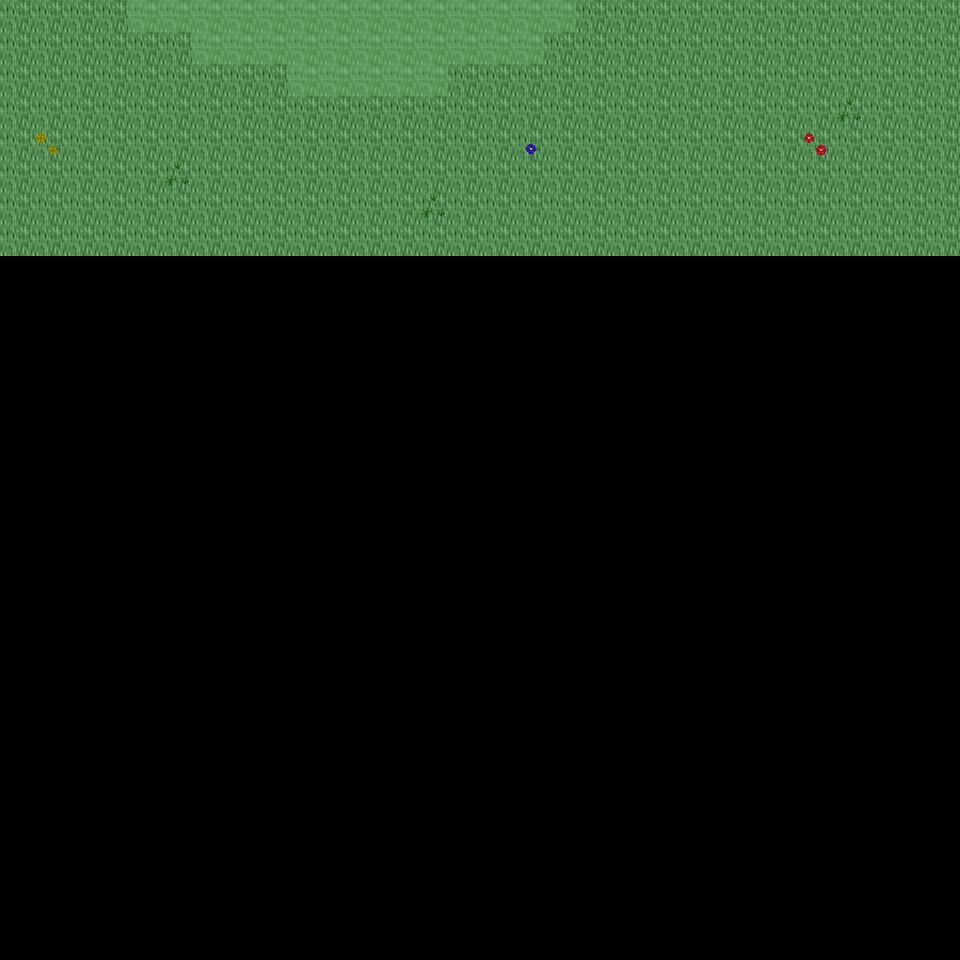

This game map was drawn from its Tiled (.tmx) file and the tilesets committed beside it. A one-line description and the trimmed map source follow:
An orthogonal 30x30 tile map with 32x32 px tiles, 6 tile layers (Ground, Object, Object2, Above, ...), 37 tilesets and 4 objects (4x mapExit).

<map version="1.0" orientation="orthogonal" renderorder="right-down" width="30" height="30" tilewidth="32" tileheight="32" nextobjectid="5">
  <tileset firstgid="1" name="tileset_ground_ground" tilewidth="32" tileheight="32" tilecount="33" columns="3">
    <image source="../drawable/tileset_ground_ground.png" width="96" height="352" />
  </tileset>
  <tileset firstgid="34" name="tileset_ground_ridge_earth_dark" tilewidth="32" tileheight="32" tilecount="96" columns="12">
    <image source="../drawable/tileset_ground_ridge_earth_dark.png" width="384" height="256" />
  </tileset>
  <tileset firstgid="130" name="tileset_ground_ridge_earth_pale" tilewidth="32" tileheight="32" tilecount="96" columns="12">
    <image source="../drawable/tileset_ground_ridge_earth_pale.png" width="384" height="256" />
  </tileset>
  <tileset firstgid="226" name="tileset_ground_earth_edges" tilewidth="32" tileheight="32" tilecount="18" columns="6">
    <image source="../drawable/tileset_ground_earth_edges.png" width="192" height="96" />
  </tileset>
  <tileset firstgid="244" name="tileset_ground_rock_pebbles" tilewidth="32" tileheight="32" tilecount="3" columns="1">
    <image source="../drawable/tileset_ground_rock_pebbles.png" width="32" height="96" />
  </tileset>
  <tileset firstgid="247" name="tileset_plant_grasses" tilewidth="32" tileheight="32" tilecount="6" columns="3">
    <image source="../drawable/tileset_plant_grasses.png" width="96" height="64" />
  </tileset>
  <tileset firstgid="253" name="tileset_plant_flower_daisy_yellow" tilewidth="32" tileheight="32" tilecount="8" columns="2">
    <image source="../drawable/tileset_plant_flower_daisy_yellow.png" width="64" height="128" />
  </tileset>
  <tileset firstgid="261" name="tileset_plant_bush_bushes" tilewidth="32" tileheight="32" tilecount="10" columns="5">
    <image source="../drawable/tileset_plant_bush_bushes.png" width="160" height="64" />
  </tileset>
  <tileset firstgid="271" name="tileset_plant_flower_daisy_red" tilewidth="32" tileheight="32" tilecount="8" columns="2">
    <image source="../drawable/tileset_plant_flower_daisy_red.png" width="64" height="128" />
  </tileset>
  <tileset firstgid="279" name="tileset_plant_tree_tree_darkgreen" tilewidth="32" tileheight="32" tilecount="88" columns="8">
    <image source="../drawable/tileset_plant_tree_tree_darkgreen.png" width="256" height="352" />
  </tileset>
  <tileset firstgid="367" name="tileset_plant_flower_daisy_blue" tilewidth="32" tileheight="32" tilecount="8" columns="2">
    <image source="../drawable/tileset_plant_flower_daisy_blue.png" width="64" height="128" />
  </tileset>
  <tileset firstgid="375" name="tileset_item_corpse_skull_pale" tilewidth="32" tileheight="32" tilecount="2" columns="2">
    <image source="../drawable/tileset_item_corpse_skull_pale.png" width="64" height="32" />
  </tileset>
  <tileset firstgid="377" name="tileset_plant_vine" tilewidth="32" tileheight="32" tilecount="3" columns="1">
    <image source="../drawable/tileset_plant_vine.png" width="32" height="96" />
  </tileset>
  <tileset firstgid="380" name="tileset_plant_flower_daisy_white" tilewidth="32" tileheight="32" tilecount="8" columns="2">
    <image source="../drawable/tileset_plant_flower_daisy_white.png" width="64" height="128" />
  </tileset>
  <tileset firstgid="388" name="tileset_item_corpse_huge_animal" tilewidth="32" tileheight="32" tilecount="16" columns="2">
    <image source="../drawable/tileset_item_corpse_huge_animal.png" width="64" height="256" />
  </tileset>
  <tileset firstgid="404" name="tileset_building_fence_fence_chunky" tilewidth="32" tileheight="32" tilecount="21" columns="3">
    <image source="../drawable/tileset_building_fence_fence_chunky.png" width="96" height="224" />
  </tileset>
  <tileset firstgid="425" name="tileset_ground_eye" tilewidth="32" tileheight="32" tilecount="9" columns="3">
    <image source="../drawable/tileset_ground_eye.png" width="96" height="96" />
  </tileset>
  <tileset firstgid="434" name="tileset_logic_creature_gnome" tilewidth="32" tileheight="32" tilecount="6" columns="6">
    <image source="../drawable/tileset_logic_creature_gnome.png" width="192" height="32" />
  </tileset>
  <tileset firstgid="440" name="tileset_logic_creature_animal" tilewidth="32" tileheight="32" tilecount="32" columns="8">
    <image source="../drawable/tileset_logic_creature_animal.png" width="256" height="128" />
  </tileset>
  <tileset firstgid="472" name="tileset_logic_collision" tilewidth="32" tileheight="32" tilecount="1" columns="1">
    <image source="../drawable/tileset_logic_collision.png" width="32" height="32" />
  </tileset>
  <tileset firstgid="473" name="tileset_plant_tree_taller_trees" tilewidth="32" tileheight="32" tilecount="32" columns="8">
    <image source="../drawable/tileset_plant_tree_taller_trees.png" width="256" height="128" />
  </tileset>
  <tileset firstgid="505" name="tileset_plant_tree_spruce" tilewidth="32" tileheight="32" tilecount="6" columns="2">
    <image source="../drawable/tileset_plant_tree_spruce.png" width="64" height="96" />
  </tileset>
  <tileset firstgid="511" name="tileset_ground_blue_paving" tilewidth="32" tileheight="32" tilecount="2" columns="1">
    <image source="../drawable/tileset_ground_blue_paving.png" width="32" height="64" />
  </tileset>
  <tileset firstgid="513" name="tileset_ground_grass_edges" tilewidth="32" tileheight="32" tilecount="36" columns="12">
    <image source="../drawable/tileset_ground_grass_edges.png" width="384" height="96" />
  </tileset>
  <tileset firstgid="549" name="tileset_ground_grass_corners" tilewidth="32" tileheight="32" tilecount="24" columns="6">
    <image source="../drawable/tileset_ground_grass_corners.png" width="192" height="128" />
  </tileset>
  <tileset firstgid="573" name="tileset_logic_item_fruits" tilewidth="32" tileheight="32" tilecount="10" columns="10">
    <image source="../drawable/tileset_logic_item_fruits.png" width="256" height="64" />
  </tileset>
  <tileset firstgid="583" name="tileset_building_house_pink_blue" tilewidth="32" tileheight="32" tilecount="99" columns="11">
    <image source="../drawable/tileset_building_house_pink_blue.png" width="352" height="288" />
  </tileset>
  <tileset firstgid="682" name="tileset_building_fence_stone_fence_white" tilewidth="32" tileheight="32" tilecount="9" columns="3">
    <image source="../drawable/tileset_building_fence_stone_fence_white.png" width="96" height="96" />
  </tileset>
  <tileset firstgid="691" name="tileset_plant_tree_pine_tree" tilewidth="32" tileheight="32" tilecount="20" columns="4">
    <image source="../drawable/tileset_plant_tree_pine_tree.png" width="128" height="160" />
  </tileset>
  <tileset firstgid="711" name="tileset_furniture_chair_bench_wooden" tilewidth="32" tileheight="32" tilecount="8" columns="2">
    <image source="../drawable/tileset_furniture_chair_bench_wooden.png" width="64" height="128" />
  </tileset>
  <tileset firstgid="719" name="tileset_item_postbox" tilewidth="32" tileheight="32" tilecount="4" columns="2">
    <image source="../drawable/tileset_item_postbox.png" width="64" height="64" />
  </tileset>
  <tileset firstgid="723" name="tileset_logic_portal" tilewidth="32" tileheight="32" tilecount="24" columns="8">
    <image source="../drawable/tileset_logic_portal.png" width="256" height="96" />
  </tileset>
  <tileset firstgid="747" name="tileset_furniture_light_lamp_blue" tilewidth="32" tileheight="32" tilecount="3" columns="1">
    <image source="../drawable/tileset_furniture_light_lamp_blue.png" width="32" height="96" />
  </tileset>
  <tileset firstgid="750" name="tileset_light_dim_light_7x5" tilewidth="32" tileheight="32" tilecount="35" columns="7">
    <image source="../drawable/tileset_light_dim_light_7x5.png" width="224" height="160" />
  </tileset>
  <tileset firstgid="785" name="tileset_light_light_5x5" tilewidth="32" tileheight="32" tilecount="25" columns="5">
    <image source="../drawable/tileset_light_light_5x5.png" width="160" height="160" />
  </tileset>
  <tileset firstgid="810" name="tileset_logic_creature_reptile" tilewidth="32" tileheight="32" tilecount="7" columns="7">
    <image source="../drawable/tileset_logic_creature_reptile.png" width="224" height="32" />
  </tileset>
  <tileset firstgid="817" name="tileset_plant_bushes_and_trees" tilewidth="32" tileheight="32" tilecount="144" columns="16">
    <image source="../drawable/tileset_plant_bushes_and_trees.png" width="512" height="289" />
  </tileset>
  <layer name="Ground" width="30" height="30">
    <data>[900 cells, 240 non-empty, 2 distinct tile ids]</data>
  </layer>
  <layer name="Object" width="30" height="30">
    <data>[900 cells, 30 non-empty, 9 distinct tile ids]</data>
  </layer>
  <layer name="Object2" width="30" height="30">
    <data>[900 cells, 6 non-empty, 4 distinct tile ids]</data>
  </layer>
  <layer name="Above" width="30" height="30">
    <data>[900 cells, 0 non-empty, 0 distinct tile ids]</data>
  </layer>
  <layer name="Above2" width="30" height="30">
    <data>[900 cells, 0 non-empty, 0 distinct tile ids]</data>
  </layer>
  <layer name="Walkable" width="30" height="30">
    <data>[900 cells, 30 non-empty, 1 distinct tile ids]</data>
  </layer>
  <objectgroup name="MapEvents">
    <object id="1" name="north" type="mapExit" x="0" y="0" width="128" height="32">
      <properties>
        <property name="map" value="level_0_x86_y79" />
        <property name="x" value="0" />
        <property name="y" value="28" />
      </properties>
    </object>
    <object id="2" name="north2" type="mapExit" x="576" y="0" width="384" height="32">
      <properties>
        <property name="map" value="level_0_x86_y79" />
        <property name="x" value="18" />
        <property name="y" value="28" />
      </properties>
    </object>
    <object id="3" name="west" type="mapExit" x="0" y="0" width="32" height="960">
      <properties>
        <property name="map" value="level_0_x85_y80" />
        <property name="x" value="28" />
        <property name="y" value="0" />
      </properties>
    </object>
    <object id="4" name="east" type="mapExit" x="928" y="0" width="32" height="960">
      <properties>
        <property name="map" value="level_0_x87_y80" />
        <property name="x" value="1" />
        <property name="y" value="0" />
      </properties>
    </object>
  </objectgroup>
</map>
